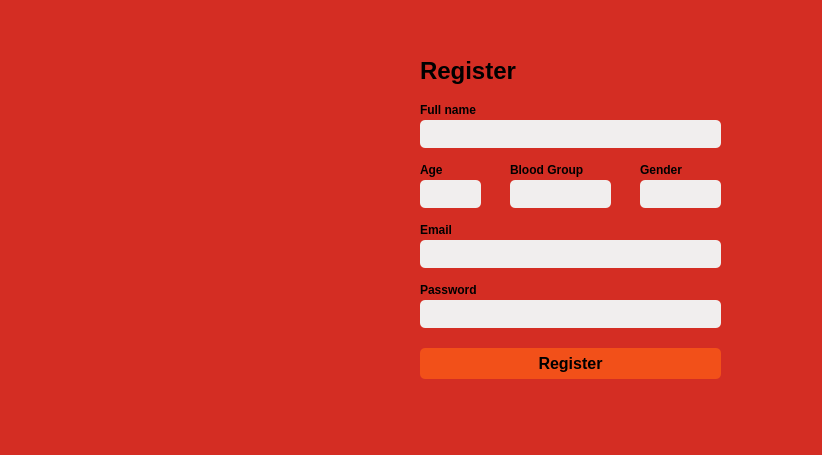
<?xml version="1.0" encoding="UTF-8"?>
<ui version="4.0">
 <class>createAccount</class>
 <widget class="QDialog" name="createAccount">
  <property name="geometry">
   <rect>
    <x>0</x>
    <y>0</y>
    <width>822</width>
    <height>455</height>
   </rect>
  </property>
  <property name="windowTitle">
   <string>Dialog</string>
  </property>
  <property name="styleSheet">
   <string notr="true">#createAccount
{
background-color:#D42D23
}</string>
  </property>
  <widget class="QLabel" name="label">
   <property name="geometry">
    <rect>
     <x>40</x>
     <y>0</y>
     <width>841</width>
     <height>441</height>
    </rect>
   </property>
   <property name="styleSheet">
    <string notr="true"/>
   </property>
   <property name="text">
    <string/>
   </property>
   <property name="pixmap">
    <pixmap>../../Downloads/Capture.jpg</pixmap>
   </property>
  </widget>
  <widget class="QLabel" name="label_2">
   <property name="geometry">
    <rect>
     <x>420</x>
     <y>50</y>
     <width>131</width>
     <height>41</height>
    </rect>
   </property>
   <property name="font">
    <font>
     <pointsize>18</pointsize>
     <bold>true</bold>
    </font>
   </property>
   <property name="text">
    <string>Register</string>
   </property>
  </widget>
  <widget class="QLabel" name="label_3">
   <property name="geometry">
    <rect>
     <x>420</x>
     <y>100</y>
     <width>71</width>
     <height>20</height>
    </rect>
   </property>
   <property name="font">
    <font>
     <bold>true</bold>
    </font>
   </property>
   <property name="text">
    <string>Full name</string>
   </property>
  </widget>
  <widget class="QLineEdit" name="lineEdit">
   <property name="geometry">
    <rect>
     <x>420</x>
     <y>120</y>
     <width>301</width>
     <height>28</height>
    </rect>
   </property>
   <property name="styleSheet">
    <string notr="true">*
{
border-radius:5px;
background-color:#F1EEEE;
}</string>
   </property>
  </widget>
  <widget class="QLabel" name="label_4">
   <property name="geometry">
    <rect>
     <x>420</x>
     <y>160</y>
     <width>63</width>
     <height>20</height>
    </rect>
   </property>
   <property name="font">
    <font>
     <bold>true</bold>
    </font>
   </property>
   <property name="text">
    <string>Age</string>
   </property>
  </widget>
  <widget class="QLineEdit" name="lineEdit_2">
   <property name="geometry">
    <rect>
     <x>420</x>
     <y>180</y>
     <width>61</width>
     <height>28</height>
    </rect>
   </property>
   <property name="styleSheet">
    <string notr="true">*
{
border-radius:5px;
background-color:#F1EEEE;
}</string>
   </property>
  </widget>
  <widget class="QLabel" name="label_5">
   <property name="geometry">
    <rect>
     <x>420</x>
     <y>220</y>
     <width>63</width>
     <height>20</height>
    </rect>
   </property>
   <property name="font">
    <font>
     <bold>true</bold>
    </font>
   </property>
   <property name="text">
    <string>Email</string>
   </property>
  </widget>
  <widget class="QLineEdit" name="lineEdit_3">
   <property name="geometry">
    <rect>
     <x>420</x>
     <y>240</y>
     <width>301</width>
     <height>28</height>
    </rect>
   </property>
   <property name="styleSheet">
    <string notr="true">*
{
border-radius:5px;
background-color:#F1EEEE;
}</string>
   </property>
  </widget>
  <widget class="QLabel" name="label_6">
   <property name="geometry">
    <rect>
     <x>420</x>
     <y>280</y>
     <width>71</width>
     <height>20</height>
    </rect>
   </property>
   <property name="font">
    <font>
     <bold>true</bold>
    </font>
   </property>
   <property name="text">
    <string>Password</string>
   </property>
  </widget>
  <widget class="QLineEdit" name="lineEdit_4">
   <property name="geometry">
    <rect>
     <x>420</x>
     <y>300</y>
     <width>301</width>
     <height>28</height>
    </rect>
   </property>
   <property name="styleSheet">
    <string notr="true">*
{
border-radius:5px;
background-color:#F1EEEE;
}</string>
   </property>
   <property name="echoMode">
    <enum>QLineEdit::PasswordEchoOnEdit</enum>
   </property>
  </widget>
  <widget class="QPushButton" name="register_2">
   <property name="geometry">
    <rect>
     <x>420</x>
     <y>348</y>
     <width>301</width>
     <height>31</height>
    </rect>
   </property>
   <property name="font">
    <font>
     <pointsize>12</pointsize>
     <bold>true</bold>
    </font>
   </property>
   <property name="styleSheet">
    <string notr="true">#register_2
{
background-color:#F25019;
border-radius:5px;
}</string>
   </property>
   <property name="text">
    <string>Register</string>
   </property>
  </widget>
  <widget class="QLabel" name="label_7">
   <property name="geometry">
    <rect>
     <x>510</x>
     <y>160</y>
     <width>91</width>
     <height>20</height>
    </rect>
   </property>
   <property name="font">
    <font>
     <bold>true</bold>
    </font>
   </property>
   <property name="text">
    <string>Blood Group</string>
   </property>
  </widget>
  <widget class="QLineEdit" name="lineEdit_5">
   <property name="geometry">
    <rect>
     <x>510</x>
     <y>180</y>
     <width>101</width>
     <height>28</height>
    </rect>
   </property>
   <property name="styleSheet">
    <string notr="true">*
{
border-radius:5px;
background-color:#F1EEEE;

}</string>
   </property>
  </widget>
  <widget class="QLabel" name="label_8">
   <property name="geometry">
    <rect>
     <x>640</x>
     <y>160</y>
     <width>63</width>
     <height>20</height>
    </rect>
   </property>
   <property name="font">
    <font>
     <bold>true</bold>
    </font>
   </property>
   <property name="text">
    <string>Gender</string>
   </property>
  </widget>
  <widget class="QLineEdit" name="lineEdit_6">
   <property name="geometry">
    <rect>
     <x>640</x>
     <y>180</y>
     <width>81</width>
     <height>28</height>
    </rect>
   </property>
   <property name="styleSheet">
    <string notr="true">*
{
border-radius:5px;
background-color:#F1EEEE;
}</string>
   </property>
  </widget>
 </widget>
 <resources/>
 <connections/>
</ui>
